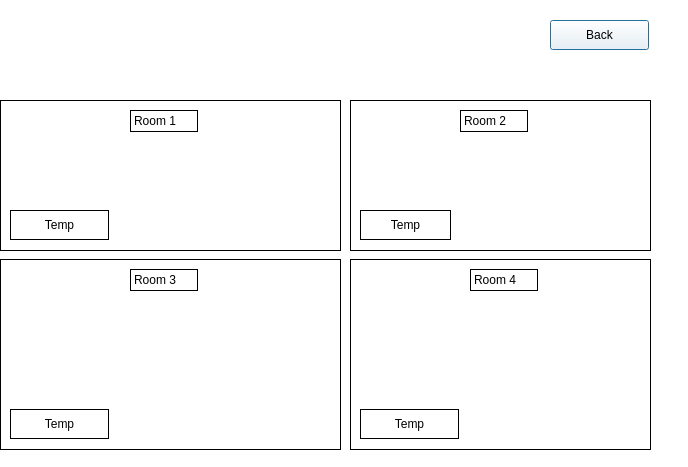
<?xml version="1.0" encoding="UTF-8"?>
<ui version="4.0">
 <class>ThirdDialog</class>
 <widget class="QDialog" name="ThirdDialog">
  <property name="geometry">
   <rect>
    <x>0</x>
    <y>0</y>
    <width>688</width>
    <height>467</height>
   </rect>
  </property>
  <property name="windowTitle">
   <string>Dialog</string>
  </property>
  <property name="styleSheet">
   <string notr="true">background: white;</string>
  </property>
  <widget class="QWidget" name="widget" native="true">
   <property name="geometry">
    <rect>
     <x>-40</x>
     <y>-20</y>
     <width>701</width>
     <height>481</height>
    </rect>
   </property>
   <widget class="QPushButton" name="pushButton_back">
    <property name="geometry">
     <rect>
      <x>590</x>
      <y>40</y>
      <width>99</width>
      <height>30</height>
     </rect>
    </property>
    <property name="text">
     <string>Back</string>
    </property>
   </widget>
   <widget class="QWidget" name="widget_2" native="true">
    <property name="geometry">
     <rect>
      <x>40</x>
      <y>120</y>
      <width>341</width>
      <height>151</height>
     </rect>
    </property>
    <property name="styleSheet">
     <string notr="true">border: 1px solid black</string>
    </property>
    <widget class="QPushButton" name="pushButton_Temp">
     <property name="geometry">
      <rect>
       <x>10</x>
       <y>110</y>
       <width>99</width>
       <height>30</height>
      </rect>
     </property>
     <property name="text">
      <string>Temp</string>
     </property>
    </widget>
    <widget class="QLabel" name="label">
     <property name="geometry">
      <rect>
       <x>130</x>
       <y>10</y>
       <width>68</width>
       <height>22</height>
      </rect>
     </property>
     <property name="text">
      <string>Room 1</string>
     </property>
    </widget>
   </widget>
   <widget class="QWidget" name="widget_3" native="true">
    <property name="geometry">
     <rect>
      <x>390</x>
      <y>120</y>
      <width>301</width>
      <height>151</height>
     </rect>
    </property>
    <property name="styleSheet">
     <string notr="true">border: 1px solid black</string>
    </property>
    <widget class="QPushButton" name="pushButton_Temp2">
     <property name="geometry">
      <rect>
       <x>10</x>
       <y>110</y>
       <width>91</width>
       <height>30</height>
      </rect>
     </property>
     <property name="text">
      <string>Temp</string>
     </property>
    </widget>
    <widget class="QLabel" name="label_2">
     <property name="geometry">
      <rect>
       <x>110</x>
       <y>10</y>
       <width>68</width>
       <height>22</height>
      </rect>
     </property>
     <property name="text">
      <string>Room 2</string>
     </property>
    </widget>
   </widget>
   <widget class="QWidget" name="widget_4" native="true">
    <property name="geometry">
     <rect>
      <x>40</x>
      <y>279</y>
      <width>341</width>
      <height>191</height>
     </rect>
    </property>
    <property name="styleSheet">
     <string notr="true">border: 1px solid black</string>
    </property>
    <widget class="QLabel" name="label_3">
     <property name="geometry">
      <rect>
       <x>130</x>
       <y>10</y>
       <width>68</width>
       <height>22</height>
      </rect>
     </property>
     <property name="text">
      <string>Room 3</string>
     </property>
    </widget>
    <widget class="QPushButton" name="pushButton_Temp_2">
     <property name="geometry">
      <rect>
       <x>10</x>
       <y>150</y>
       <width>99</width>
       <height>30</height>
      </rect>
     </property>
     <property name="text">
      <string>Temp</string>
     </property>
    </widget>
   </widget>
   <widget class="QWidget" name="widget_5" native="true">
    <property name="geometry">
     <rect>
      <x>390</x>
      <y>279</y>
      <width>301</width>
      <height>191</height>
     </rect>
    </property>
    <property name="styleSheet">
     <string notr="true">border: 1px solid black</string>
    </property>
    <widget class="QLabel" name="label_4">
     <property name="geometry">
      <rect>
       <x>120</x>
       <y>10</y>
       <width>68</width>
       <height>22</height>
      </rect>
     </property>
     <property name="text">
      <string>Room 4</string>
     </property>
    </widget>
    <widget class="QPushButton" name="pushButton_Temp_3">
     <property name="geometry">
      <rect>
       <x>10</x>
       <y>150</y>
       <width>99</width>
       <height>30</height>
      </rect>
     </property>
     <property name="text">
      <string>Temp</string>
     </property>
    </widget>
   </widget>
  </widget>
 </widget>
 <resources/>
 <connections/>
</ui>
